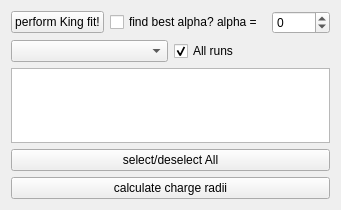
<?xml version="1.0" encoding="UTF-8"?>
<ui version="4.0">
 <class>KingFitter</class>
 <widget class="QWidget" name="KingFitter">
  <property name="geometry">
   <rect>
    <x>0</x>
    <y>0</y>
    <width>313</width>
    <height>210</height>
   </rect>
  </property>
  <property name="windowTitle">
   <string>Form</string>
  </property>
  <layout class="QVBoxLayout" name="verticalLayout_2">
   <item>
    <layout class="QHBoxLayout" name="horizontalLayout_2">
     <item>
      <widget class="QPushButton" name="bKingFit">
       <property name="text">
        <string>perform King fit!</string>
       </property>
      </widget>
     </item>
     <item>
      <widget class="QCheckBox" name="alphaTrue">
       <property name="enabled">
        <bool>true</bool>
       </property>
       <property name="text">
        <string>find best alpha? alpha = </string>
       </property>
       <property name="checked">
        <bool>false</bool>
       </property>
      </widget>
     </item>
     <item>
      <widget class="QSpinBox" name="sAlpha">
       <property name="sizePolicy">
        <sizepolicy hsizetype="Minimum" vsizetype="Fixed">
         <horstretch>0</horstretch>
         <verstretch>0</verstretch>
        </sizepolicy>
       </property>
       <property name="minimum">
        <number>-2000</number>
       </property>
       <property name="maximum">
        <number>2000</number>
       </property>
       <property name="value">
        <number>0</number>
       </property>
      </widget>
     </item>
    </layout>
   </item>
   <item>
    <layout class="QHBoxLayout" name="horizontalLayout">
     <item>
      <widget class="QComboBox" name="runSelect"/>
     </item>
     <item>
      <widget class="QCheckBox" name="allRuns">
       <property name="text">
        <string>All runs</string>
       </property>
       <property name="checked">
        <bool>true</bool>
       </property>
      </widget>
     </item>
    </layout>
   </item>
   <item>
    <layout class="QVBoxLayout" name="verticalLayout">
     <item>
      <widget class="QListWidget" name="isoList">
       <property name="selectionMode">
        <enum>QAbstractItemView::NoSelection</enum>
       </property>
      </widget>
     </item>
     <item>
      <widget class="QPushButton" name="pushButton_select_all">
       <property name="text">
        <string>select/deselect All</string>
       </property>
      </widget>
     </item>
    </layout>
   </item>
   <item>
    <widget class="QPushButton" name="bCalcChargeRadii">
     <property name="text">
      <string>calculate charge radii</string>
     </property>
    </widget>
   </item>
  </layout>
 </widget>
 <resources/>
 <connections/>
</ui>
